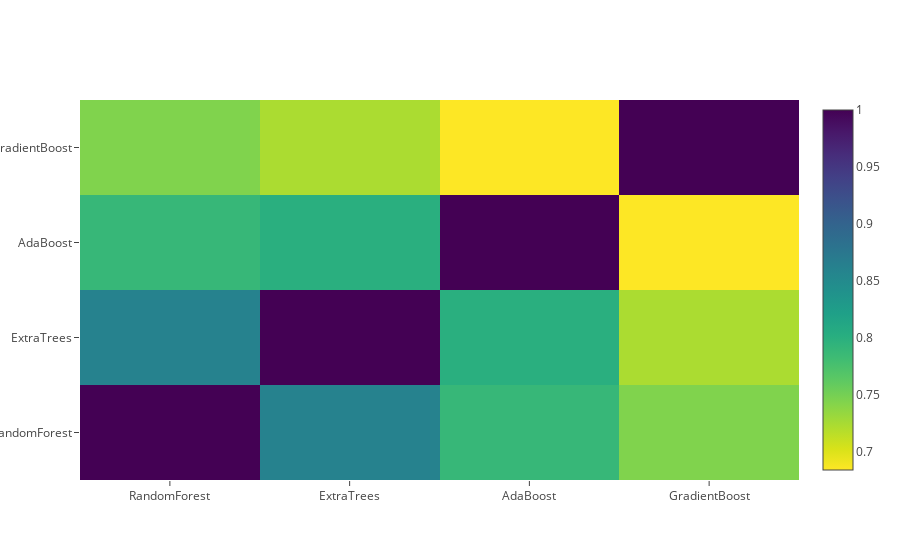

The notebook cell saved with this chart:
### Markdown cell above
**Correlation Heatmap of the Second Level Training set**

### Code cell
data = [
    go.Heatmap(
        z= base_predictions_train.astype(float).corr().values ,
        x=base_predictions_train.columns.values,
        y= base_predictions_train.columns.values,
          colorscale='Viridis',
            showscale=True,
            reversescale = True
    )
]
py.iplot(data, filename='labelled-heatmap')

### Figure 1 — Plotly figure (JSON) as saved in the notebook; plotly's stock layout.template omitted (floating-point values rounded to 4 significant figures)
{"data": [{"colorscale": "Viridis", "reversescale": true, "showscale": true, "type": "heatmap", "x": ["RandomForest", "ExtraTrees", "AdaBoost", "GradientBoost"], "y": ["RandomForest", "ExtraTrees", "AdaBoost", "GradientBoost"], "z": [[1.0, 0.8611, 0.7895, 0.7446], [0.8611, 1.0, 0.8002, 0.7236], [0.7895, 0.8002, 1.0, 0.6845], [0.7446, 0.7236, 0.6845, 1.0]]}], "layout": {}}
